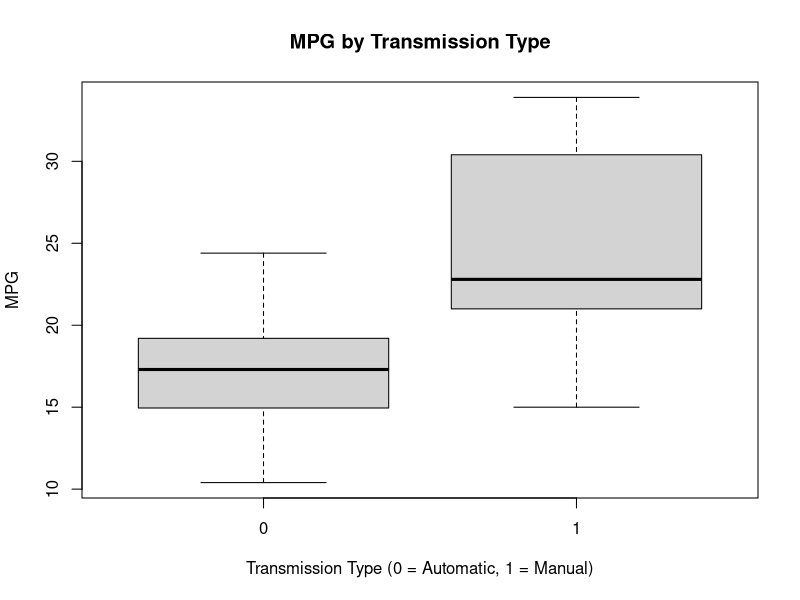
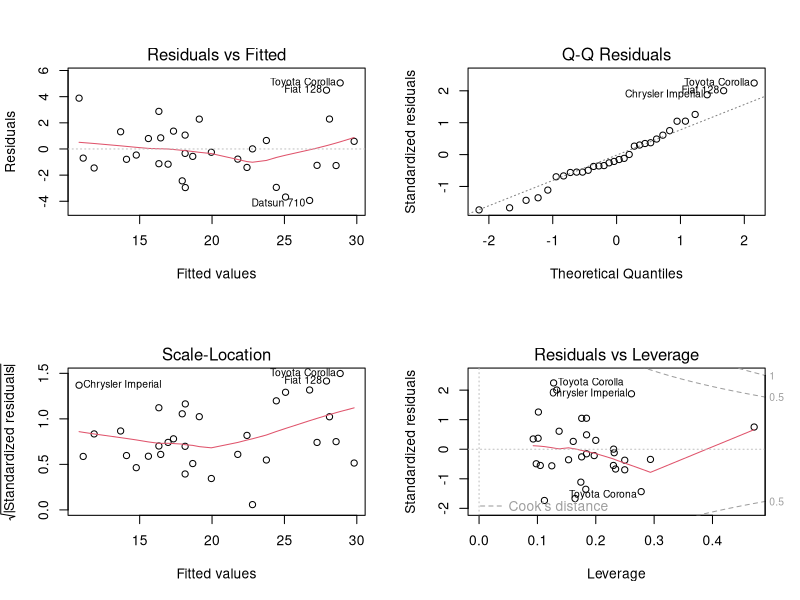

Source code (R) for these figures, in order:
## ---- chunk 1
knitr::opts_chunk$set(echo = TRUE)
## ---- chunk 2
library(ggplot2)
data(mtcars)
head(mtcars, n=3)
dim(mtcars)
mtcars$cyl <- as.factor(mtcars$cyl)
mtcars$vs <- as.factor(mtcars$vs)
mtcars$am <- factor(mtcars$am)
mtcars$gear <- factor(mtcars$gear)
mtcars$carb <- factor(mtcars$carb)
attach(mtcars)
## ---- chunk 3

tResults <- t.test(mpg ~ am)
tResults$p.value

## ---- chunk 4
tResults$estimate
## ---- chunk 5

fullModelFit <- lm(mpg ~ ., data = mtcars)
summary(fullModelFit)  # results hidden
summary(fullModelFit)$coeff  # results hidden

## ---- chunk 6

stepFit <- step(fullModelFit)
summary(stepFit) # results hidden
summary(stepFit)$coeff # results hidden

## ---- chunk 7

sum((abs(dfbetas(stepFit)))>1)

## ---- chunk 8

  boxplot(mpg ~ am, 
          xlab="Transmission Type (0 = Automatic, 1 = Manual)", 
          ylab="MPG",
          main="MPG by Transmission Type")

## ---- chunk 9

par(mfrow = c(2, 2))
plot(stepFit)

